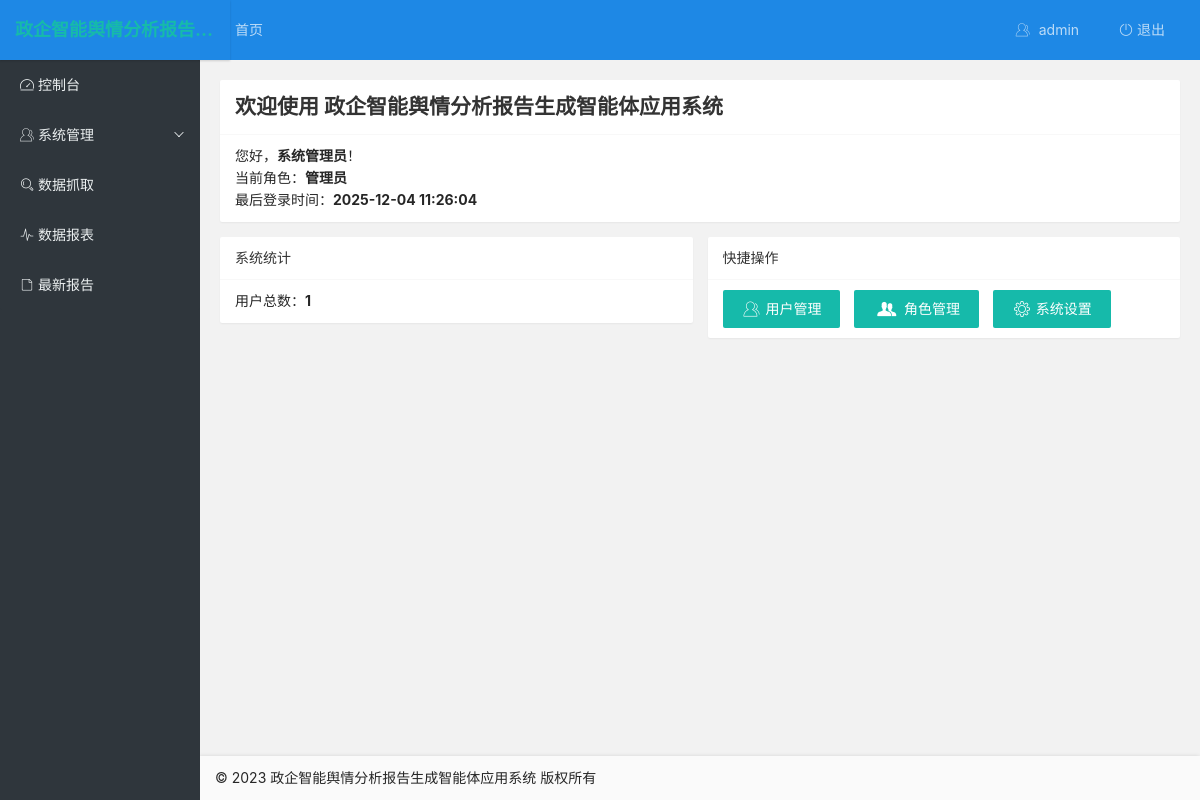
The page /dashboard (signed in) on the database as committed earlier.
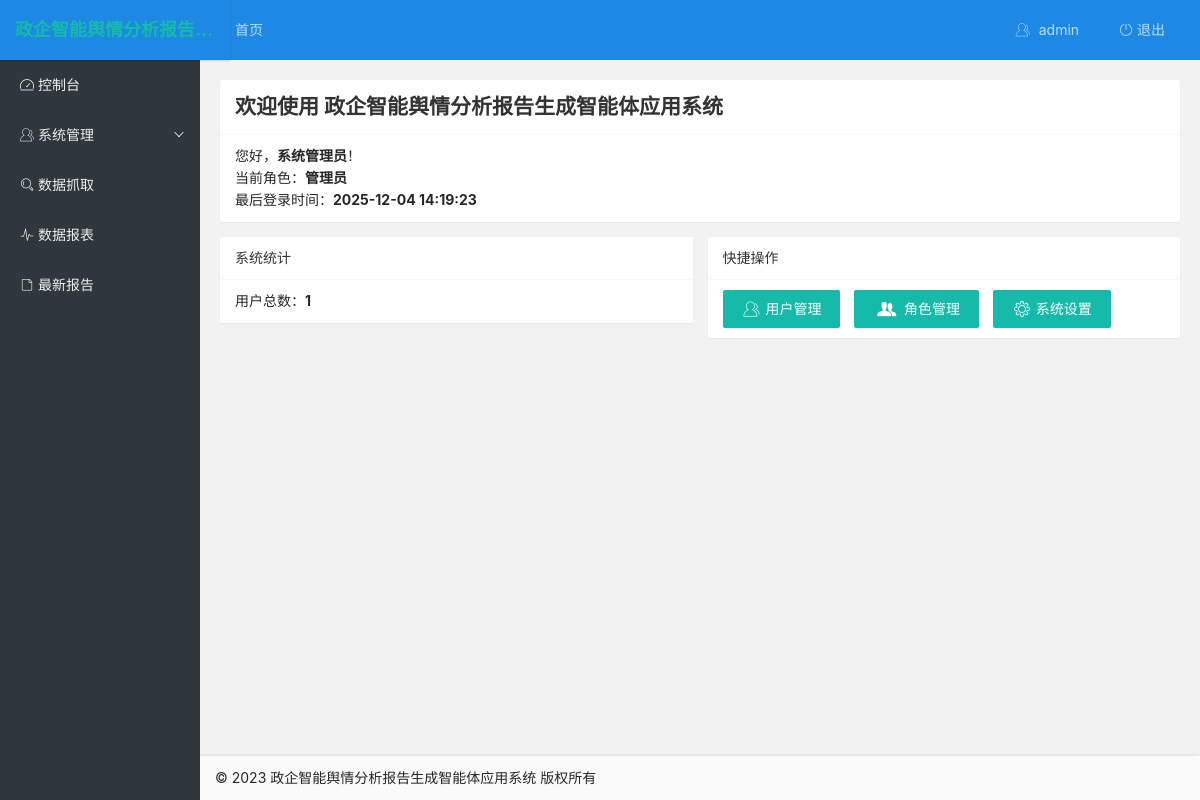
The same page on the database as committed later.
### app/models.py (models this page shows, shortened)
class BaseModel(db.Model):
    __abstract__ = True
    id = db.Column(db.Integer, primary_key=True, autoincrement=True)
    created_at = db.Column(db.DateTime, default=datetime.now)
    updated_at = db.Column(db.DateTime, default=datetime.now, onupdate=datetime.now)

class SystemConfig(BaseModel):
    __tablename__ = 'system_configs'
    key = db.Column(db.String(100), unique=True, nullable=False, comment='配置键')
    value = db.Column(db.Text, comment='配置值')
    description = db.Column(db.String(200), comment='配置描述')
    config_type = db.Column(db.String(50), default='text', comment='配置类型（text/image等）')

class User(BaseModel):
    __tablename__ = 'users'
    username = db.Column(db.String(80), unique=True, nullable=False, comment='用户名')
    password_hash = db.Column(db.String(255), nullable=False, comment='密码哈希')
    real_name = db.Column(db.String(100), comment='真实姓名')
    email = db.Column(db.String(120), comment='邮箱')
    phone = db.Column(db.String(20), comment='手机号')
    role_id = db.Column(db.Integer, db.ForeignKey('roles.id'), nullable=False, comment='角色ID')
    is_active = db.Column(db.Boolean, default=True, comment='是否启用')
    last_login = db.Column(db.DateTime, comment='最后登录时间')

class Role(BaseModel):
    __tablename__ = 'roles'
    name = db.Column(db.String(50), unique=True, nullable=False, comment='角色名称')
    code = db.Column(db.String(50), unique=True, nullable=False, comment='角色代码')
    description = db.Column(db.String(200), comment='角色描述')
    permissions = db.Column(db.Text, comment='权限列表（JSON格式）')
    is_active = db.Column(db.Boolean, default=True, comment='是否启用')
    users = db.relationship('User', backref='role', lazy=True)

### app/routes.py (the view)
@bp.route('/dashboard')
@login_required
def dashboard():
    user = get_current_user()
    config = SystemConfig.query.filter_by(key='app_name').first()
    app_name = config.value if config else '政企智能舆情分析报告生成智能体应用系统'
    return render_template('dashboard.html', user=user, app_name=app_name)

### app/auth.py (called while the page is built)
def login_required(f):
    @wraps(f)
    def decorated_function(*args, **kwargs):
        if 'user_id' not in session:
            if request.is_json or request.path.startswith('/api/'):
                return jsonify({'success': False, 'message': '请先登录'}), 401
            return redirect(url_for('main.login'))
        return f(*args, **kwargs)
    return decorated_function

def get_current_user():
    if 'user_id' not in session:
        return None
    return User.query.get(session['user_id'])

### templates/dashboard.html (shortened to what this page needs)
<!DOCTYPE html>
<html lang="zh-CN">
<head>
    <link rel="stylesheet" href="{{ url_for('static', filename='layui/css/layui.css') }}">
</head>
<body>
    <div class="layui-layout layui-layout-admin">
        <div class="layui-header">
            <div class="layui-logo layui-hide-xs" style="font-size: 18px; font-weight: bold;" title="{{ app_name }}">{{ app_name }}</div>
            <ul class="layui-nav layui-layout-left">
                <li class="layui-nav-item layui-hide-xs"><a href="/dashboard">首页</a></li>
            </ul>
            <ul class="layui-nav layui-layout-right">
                <li class="layui-nav-item layui-hide-xs">
                    <a href="javascript:;" class="user-info">
                        <i class="layui-icon layui-icon-user"></i>
                        <span id="username">{{ user.username if user else '' }}</span>
                    </a>
                </li>
                <li class="layui-nav-item">
                    <a href="/logout">
                        <i class="layui-icon layui-icon-logout"></i> 退出
                    </a>
                </li>
            </ul>
        </div>
        <div class="layui-side layui-bg-black">
            <div class="layui-side-scroll">
                <ul class="layui-nav layui-nav-tree" lay-filter="nav">
                    <li class="layui-nav-item">
                        <a href="/dashboard">
                            <i class="layui-icon layui-icon-console"></i> 控制台
                        </a>
                    </li>
                    {% if user and user.role and user.role.code == 'admin' %}
                    <li class="layui-nav-item">
                        <a class="" href="javascript:;">
                            <i class="layui-icon layui-icon-user"></i> 系统管理
                        </a>
                    </li>
                    {% endif %}
                    <li class="layui-nav-item">
                        <a href="/crawler">
                            <i class="layui-icon layui-icon-search"></i> 数据抓取
                        </a>
                    </li>
                    <li class="layui-nav-item">
                        <a href="javascript:;">
                            <i class="layui-icon layui-icon-chart"></i> 数据报表
                        </a>
                    </li>
                    <li class="layui-nav-item">
                        <a href="javascript:;">
                            <i class="layui-icon layui-icon-file"></i> 最新报告
                        </a>
                    </li>
                </ul>
            </div>
        </div>
        <div class="layui-body">
            <div style="padding: 20px;">
                <div class="layui-row layui-col-space15">
                    <div class="layui-col-md12">
                        <div class="layui-card">
                            <div class="layui-card-header">
                                <h2>欢迎使用 {{ app_name }}</h2>
                            </div>
                            <div class="layui-card-body">
                                <p>您好，<strong>{{ user.real_name if user and user.real_name else user.username if user else '' }}</strong>！</p>
                                <p>当前角色：<strong>{{ user.role.name if user and user.role else '普通用户' }}</strong></p>
                                <p>最后登录时间：<strong>{{ user.last_login.strftime('%Y-%m-%d %H:%M:%S') if user and user.last_login else '首次登录' }}</strong></p>
                            </div>
                        </div>
                    </div>
                    <div class="layui-col-md6">
                        <div class="layui-card">
                            <div class="layui-card-header">系统统计</div>
                            <div class="layui-card-body">
                                <div id="stats"></div>
                            </div>
                        </div>
                    </div>
                    <div class="layui-col-md6">
                        <div class="layui-card">
                            <div class="layui-card-header">快捷操作</div>
                            <div class="layui-card-body">
                                {% if user and user.role and user.role.code == 'admin' %}
                                <button class="layui-btn" onclick="location.href='/admin/users'">
                                    <i class="layui-icon layui-icon-user"></i> 用户管理
                                </button>
                                <button class="layui-btn" onclick="location.href='/admin/roles'">
                                    <i class="layui-icon layui-icon-group"></i> 角色管理
                                </button>
                                <button class="layui-btn" onclick="location.href='/admin/settings'">
                                    <i class="layui-icon layui-icon-set"></i> 系统设置
                                </button>
                                {% endif %}
                            </div>
                        </div>
                    </div>
                </div>
            </div>
        </div>
        <div class="layui-footer">
            © 2023 {{ app_name }} 版权所有
        </div>
    </div>
</body>
</html>

### templates/dashboard.html (style rules this page uses)
body { margin: 0; padding: 0; background-color: #f2f2f2; }
.layui-layout-admin .layui-header { background-color: #1e88e5; }
.layui-layout-admin .layui-side { background-color: #2c3e50; }
.layui-nav-tree .layui-nav-item a { color: #ecf0f1; }
.user-info { color: white; padding: 0 20px; line-height: 60px; }
.layui-logo { max-width: 300px; overflow: hidden; text-overflow: ellipsis; white-space: nowrap; padding: 0 15px; }
.user-info .layui-icon { margin-right: 5px; }

Rows that differ between the two databases and show on the page:
changed User "admin": last_login "2025-12-04 11:26:04" → "2025-12-04 14:19:23"
